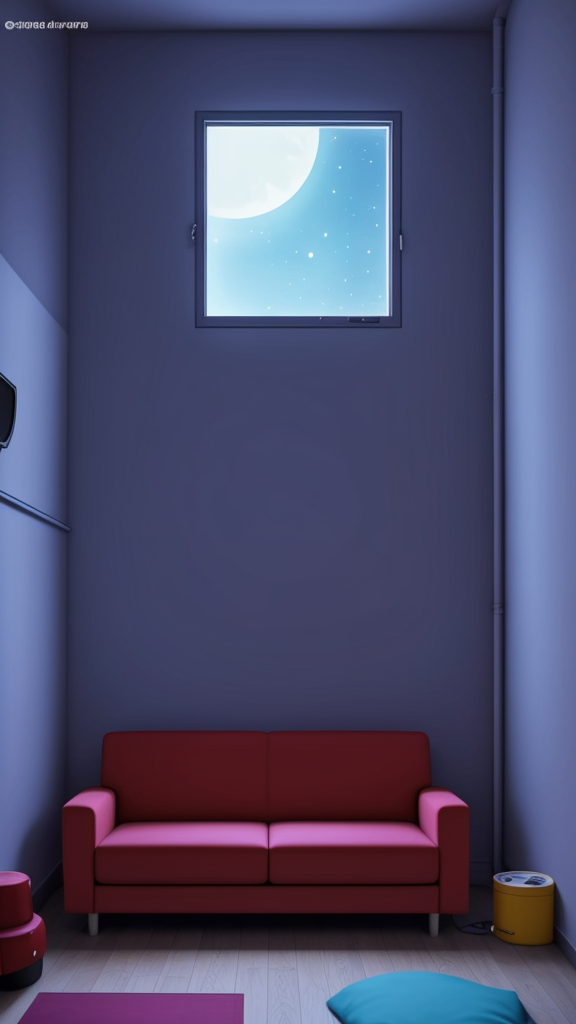
#> input picture assets/sketche/bg_wohnzimmer.png, 576 x 1024 px, found by its file name
$ python titelbild_huang.py
#> lines starting #> are read from the running program, lines starting #| are printed output that depends on the picture
### werkzeuge/storyboard_huang_strich.py
#!/usr/bin/env python3
"""Storyboard „Jensen nach 11 Tagen zurück“ im Strichmännchen-Meme-Stil (wie @cartoonslustig):
gemalte Hintergründe (lokale Bild-KI) + Vektor-Strichfiguren (werkzeuge/strichmann.py). Privater Account, Satire.
Aufruf: python werkzeuge/storyboard_huang_strich.py <ordner mit bg_buero.png, bg_wohnzimmer.png>"""
import os
import sys

from PIL import Image, ImageDraw

HIER = os.path.dirname(os.path.dirname(os.path.abspath(__file__)))
sys.path.insert(0, HIER)
sys.path.insert(0, os.path.join(HIER, "werkzeuge"))
import flat_cartoon as fc  # noqa: E402
import strichmann as sm  # noqa: E402
from bild import font, wrap  # noqa: E402

W, H = 1080, 1920
ORDNER = sys.argv[1] if len(sys.argv) > 1 else "."
HOODIE = {**sm.JENSEN, "oberteil": "hoodie", "farbe": (130, 130, 138)}


# [32 lines left out: functions hg, satire, hud, buero, not called in this run]


def spielbild(name, auftrag, erfuellt=False):
    """Spielszene im Open-World-Look (KI-Bild) mit selbst gezeichnetem HUD: Minikarte, Fahndungssterne, Geld."""
    g = Image.open(os.path.join(ORDNER, name + ".png")).convert("RGB").resize((860, 484), Image.LANCZOS)
    d = ImageDraw.Draw(g)
    d.ellipse([22, 340, 142, 460], fill=(30, 40, 50), outline=(255, 255, 255), width=4)
    for k in range(4):
        d.line([(40 + k * 24, 350), (60 + k * 20, 450)], fill=(90, 110, 130), width=3)
    d.polygon([(82, 392), (74, 412), (90, 412)], fill=(255, 255, 255))
    f = font("h800", 34)
    d.text((838, 20), "$ 1.250.000", font=f, fill=(110, 220, 110), anchor="ra", stroke_width=3, stroke_fill=(0, 0, 0))
    for k in range(5):
        cx, cy, r = 838 - 34 - k * 40, 84, 15
        import math
        pts = [(cx + (r if i % 2 == 0 else r * 0.45) * math.sin(math.radians(i * 36)),
                cy - (r if i % 2 == 0 else r * 0.45) * math.cos(math.radians(i * 36))) for i in range(10)]
        d.polygon(pts, fill=(255, 255, 255) if k < 3 else None, outline=(0, 0, 0), width=2)
    d.text((24, 20), auftrag, font=font("h800", 30), fill=(255, 255, 255), stroke_width=3,
           stroke_fill=(0, 0, 0))
    if erfuellt:
        d.rectangle([0, 170, 860, 300], fill=(0, 0, 0, 0))
        ov = Image.new("RGBA", g.size, (0, 0, 0, 0))
        ImageDraw.Draw(ov).rectangle([0, 172, 860, 300], fill=(0, 0, 0, 150))
        g = Image.alpha_composite(g.convert("RGBA"), ov).convert("RGB")
        d = ImageDraw.Draw(g)
        d.text((430, 180), "AUFTRAG ERFÜLLT", font=font("h800", 64), fill=(255, 196, 40), anchor="ma",
               stroke_width=4, stroke_fill=(0, 0, 0))
        d.text((430, 256), "100 % abgeschlossen", font=font("h800", 32), fill=(255, 255, 255), anchor="ma",
               stroke_width=3, stroke_fill=(0, 0, 0))
    return g


# [71 lines left out: functions sofa, main, not called in this run]


# [2 lines that do not run on import are left out]

### werkzeuge/titelbild_huang.py
#!/usr/bin/env python3
"""Titelbild für das Huang-Meme (privater Account, Satire) in zwei Varianten nebeneinander:
A = Szene im Wohnzimmer mit Inpernell-Kopfband, B = komplett im Inpernell-Stil (Navy/Orange).
Aufruf: python werkzeuge/titelbild_huang.py  ->  vorschau/memes/titelbild_huang.jpg (+ _a.png, _b.png)"""
import os
import sys

from PIL import Image, ImageDraw

HIER = os.path.dirname(os.path.dirname(os.path.abspath(__file__)))
sys.path.insert(0, HIER)
sys.path.insert(0, os.path.join(HIER, "werkzeuge"))
import reel_design as rd  # noqa: E402
import storyboard_huang_strich as sb  # noqa: E402
import strichmann as sm  # noqa: E402
from bild import NAVY, NAVY_HELL, ORANGE, font  # noqa: E402

W, H = 1080, 1920
sb.ORDNER = os.path.join(HIER, "assets", "memes", "huang")
OUT = os.path.join(HIER, "vorschau", "memes")


def ruckel_spiel():
    g = sb.spielbild("spiel_1", "")
    r, gg, bb = g.split()
    g = Image.merge("RGB", (r.transform(g.size, Image.AFFINE, (1, 0, -12, 0, 1, 0)), gg,
                            bb.transform(g.size, Image.AFFINE, (1, 0, 12, 0, 1, 0))))
    for y0 in (120, 260):
        g.paste(g.crop((0, y0, 860, y0 + 30)), (40, y0 + 6))
    d = ImageDraw.Draw(g)
    d.rounded_rectangle([20, 16, 250, 76], radius=12, fill=(0, 0, 0))
    d.text((135, 46), "FPS: 9", font=font("h800", 44), fill=(255, 70, 70), anchor="mm")
    return g


def fernseher(img, y=600):
    d = ImageDraw.Draw(img)
    glow = Image.new("RGBA", (W, H), (0, 0, 0, 0))
    ImageDraw.Draw(glow).rounded_rectangle([60, y - 40, 1020, y + 520], radius=60, fill=(255, 80, 80, 70))
    img.alpha_composite(glow)
    d.rounded_rectangle([88, y, 992, y + 530], radius=16, fill=(16, 16, 20), outline=(5, 5, 8), width=8)
    img.paste(ruckel_spiel(), (110, y + 22))


def kopfband(img, transparent=True):
    """Überschrift im Inpernell-Stil: Navy-Band, Archivo, Schlüsselwort orange."""
    d = ImageDraw.Draw(img)
    ov = Image.new("RGBA", (W, H), (0, 0, 0, 0))
    ImageDraw.Draw(ov).rounded_rectangle([40, 250, W - 40, 560], radius=28,
                                         fill=(*NAVY, 235 if transparent else 255), outline=(*ORANGE, 255), width=6)
    img.alpha_composite(ov)
    d = ImageDraw.Draw(img)
    f = font("h800", 84)
    d.text((W // 2, 300), "Wieso Jensen Huang", font=f, fill=(255, 255, 255), anchor="ma")
    w1 = d.textlength("wirklich ", font=f)
    w2 = d.textlength("zurückkam", font=f)
    x0 = W // 2 - (w1 + w2) / 2
    d.text((x0, 400), "wirklich", font=f, fill=ORANGE)
    d.text((x0 + w1, 400), "zurückkam", font=f, fill=(255, 255, 255))
    d.rounded_rectangle([W - 230, 1500 - 70, W - 60, 1500 - 20], radius=12, fill=(226, 60, 60))
    d.text((W - 145, 1455), "SATIRE", font=font("h800", 28), fill=(255, 255, 255), anchor="mm")


def jensen(img, x=540, fuss=1930):
    sm.figur(img, x, fuss, groesse=1.12, **{**sb.HOODIE}, augen="gross", brauen=(18, 0), mund="zaehne",
             arm_l=(20, -40), arm_r=(20, -40), halt="controller")


def variante_a():
    im = Image.open(os.path.join(sb.ORDNER, "bg_wohnzimmer.png")).convert("RGB")
#> im is the input picture: PIL image 576x1024 RGB; mean R, G, B 76.1, 76.3, 107.5
    hh = int(im.height * 0.62)
#> hh = 634
    bw = int(hh * 9 / 16)
#> bw = 356
    img = im.crop(((im.width - bw) // 2, int(im.height * 0.03), (im.width + bw) // 2, hh)).resize((W, H), Image.LANCZOS)
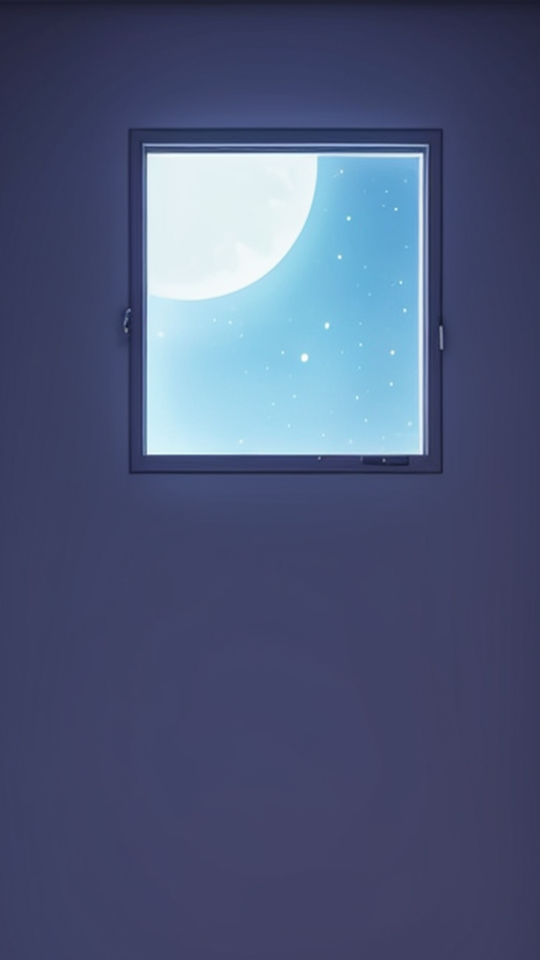
#> img: PIL image 1080x1920 RGB (shown at 1/2 size); mean R, G, B 77.5, 88.4, 121.3
    img = img.convert("RGBA")
#> img: PIL image 1080x1920 RGBA
    fernseher(img, 620)
#> in fernseher, `glow = Image.new("RGBA", (W, H), (0, 0, 0, 0))`: glow: PIL image 1080x1920 RGBA; every value is 0
#> in fernseher, `ImageDraw.Draw(glow).rounded_rectangle([60, y - 40, 1020, y + 520], ra..`:
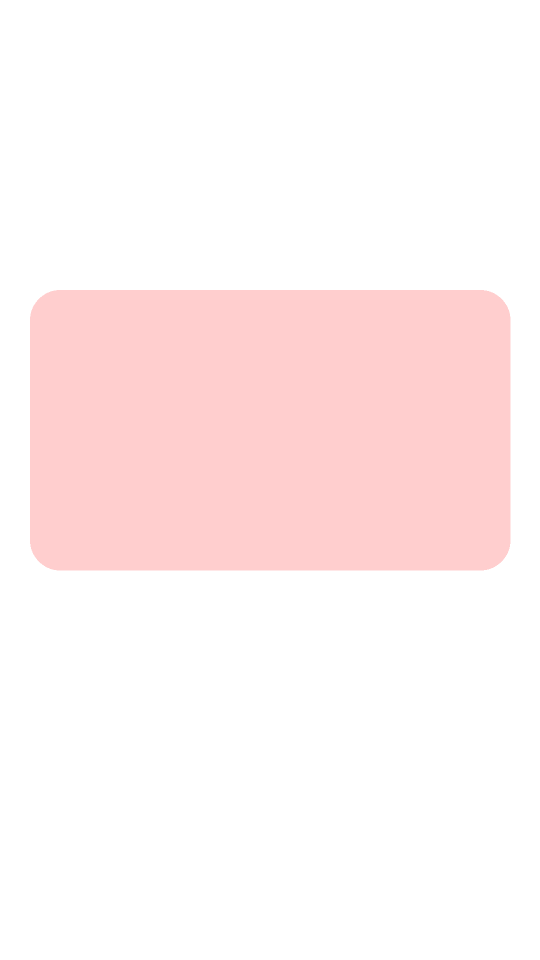
#> glow: PIL image 1080x1920 RGBA (shown at 1/2 size); mean R, G, B, A 65.9, 20.7, 20.7, 18.1; transparent parts drawn white
#> in fernseher, `img.alpha_composite(glow)`:
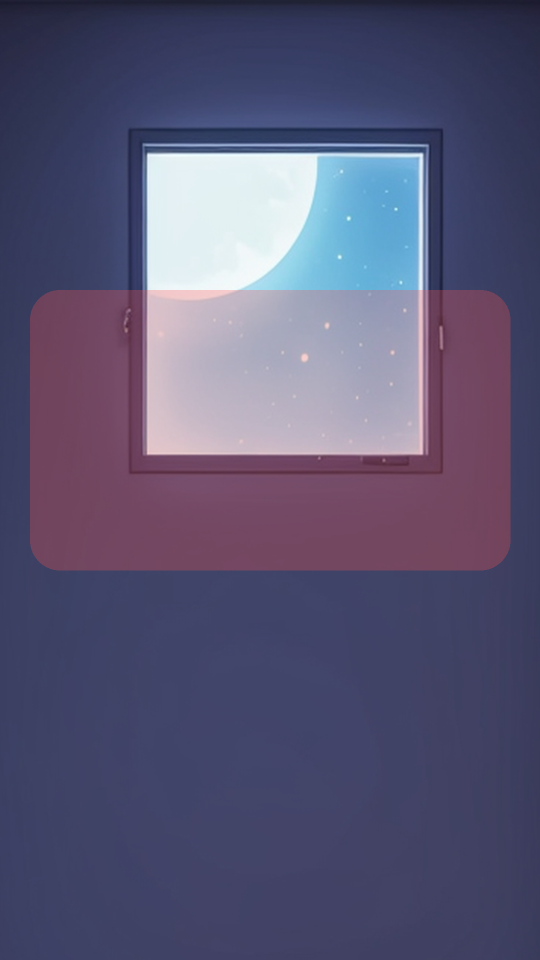
#> img: PIL image 1080x1920 RGBA (shown at 1/2 size); mean R, G, B, A 88.9, 85.9, 116.5, 255
    jensen(img)
    kopfband(img)
    rd.logo_marke(img)
    return img.convert("RGB")


def variante_b():
    img = Image.new("RGBA", (W, H), (*NAVY, 255))
    d = ImageDraw.Draw(img)
    for y in range(H):
        t = y / H
        d.line([(0, y), (W, y)], fill=tuple(int(NAVY_HELL[i] + (NAVY[i] - NAVY_HELL[i]) * t) for i in range(3)))
    for k in range(-H, W, 90):                                          # dezente orange Diagonalen
        d.line([(k, H), (k + H, 0)], fill=(30, 46, 80), width=3)
    fernseher(img, 620)
    jensen(img)
    kopfband(img, transparent=False)
    rd.logo_marke(img)
    return img.convert("RGB")


def main():
    a, b = variante_a(), variante_b()
    a.save(os.path.join(OUT, "titelbild_huang_a.png"))
    b.save(os.path.join(OUT, "titelbild_huang_b.png"))
    blatt = Image.new("RGB", (1200, 1160), (245, 247, 251))
    d = ImageDraw.Draw(blatt)
    for i, (im, name) in enumerate(((a, "A: Szene + Inpernell-Band"), (b, "B: komplett Inpernell-Stil"))):
        x = 40 + i * 580
        blatt.paste(im.resize((540, 960), Image.LANCZOS), (x, 40))
        # Feed-Ausschnitt 3:4 (y 285–1635) als Hilfslinie
        d.rectangle([x, 40 + 285 // 2, x + 540, 40 + 1635 // 2], outline=(237, 109, 5), width=2)
        d.text((x, 1020), name, font=font("h800", 34), fill=(20, 30, 60))
    d.text((40, 1080), "Orange Rahmen = Ausschnitt im Profil-Raster (3:4)", font=font("t400", 26), fill=(90, 100, 120))
    ziel = os.path.join(OUT, "titelbild_huang.jpg")
    blatt.save(ziel, quality=92)
    print(ziel)


if __name__ == "__main__":
#> (the run stopped early here; a loop or call above may not have finished)

$ run again, with assets/sketche/bg_buero.png copied over assets/sketche/bg_wohnzimmer.png
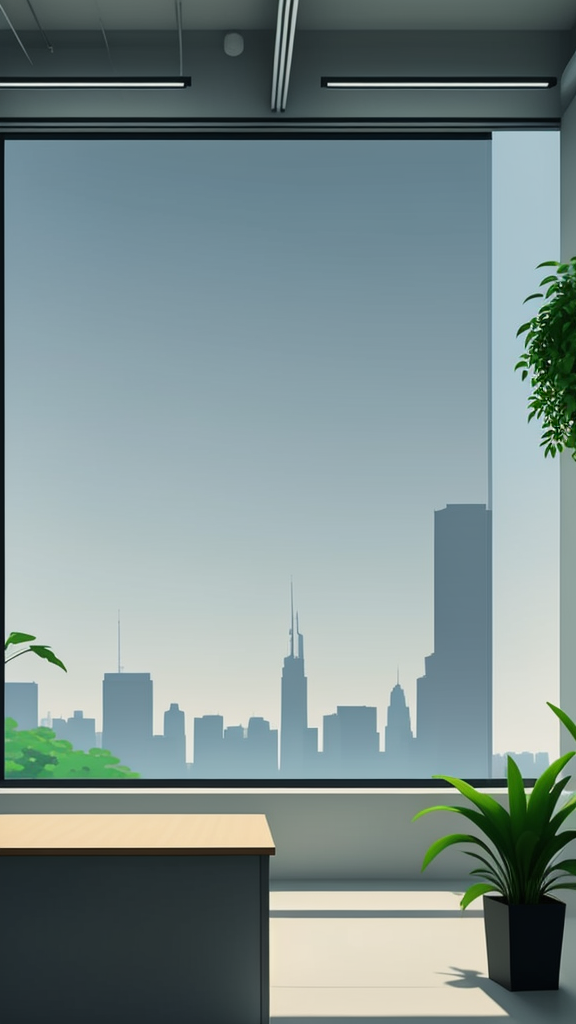
#> input picture assets/sketche/bg_buero.png, 576 x 1024 px, found by its file name
#> in variante_a, im is the input picture: PIL image 576x1024 RGB; mean R, G, B 124.3, 141.4, 141.2
#> in variante_a, `img = im.crop(((im.width - bw) // 2, int(im.height * 0.03), (im.width ..`:
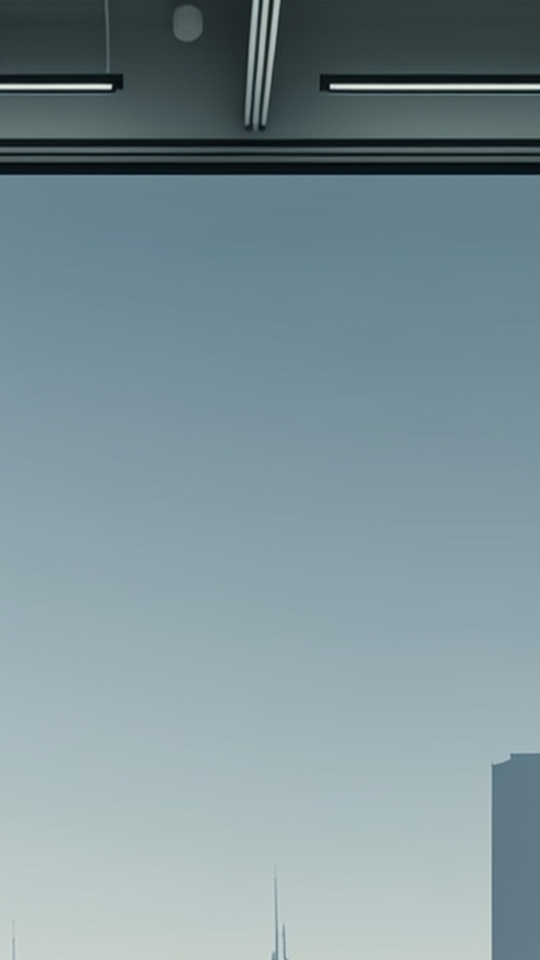
#> img: PIL image 1080x1920 RGB (shown at 1/2 size); mean R, G, B 124.9, 145.8, 152.1
#> in fernseher, `img.alpha_composite(glow)`:
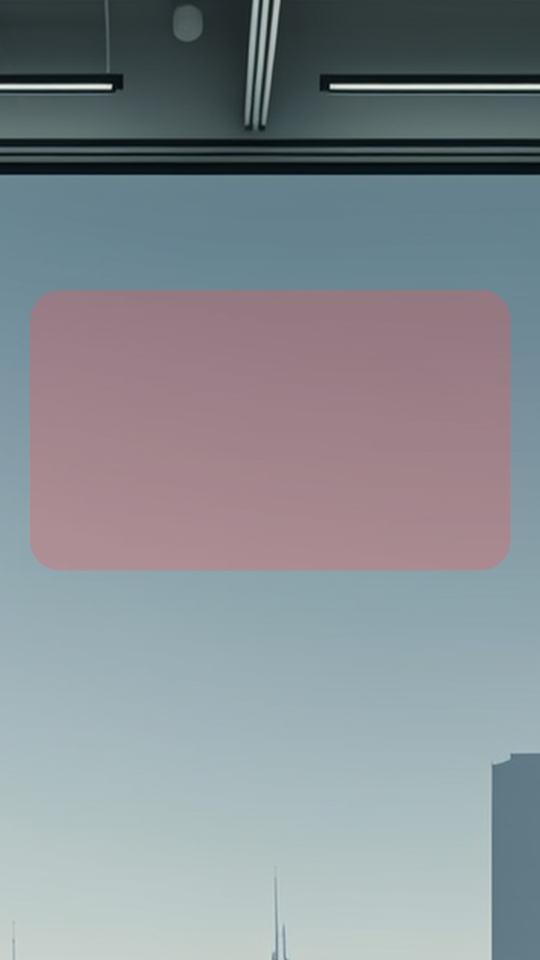
#> img: PIL image 1080x1920 RGBA (shown at 1/2 size); mean R, G, B, A 134.2, 140.8, 146.4, 255

$ run again, with assets/sketche/bg_winter.png copied over assets/sketche/bg_wohnzimmer.png
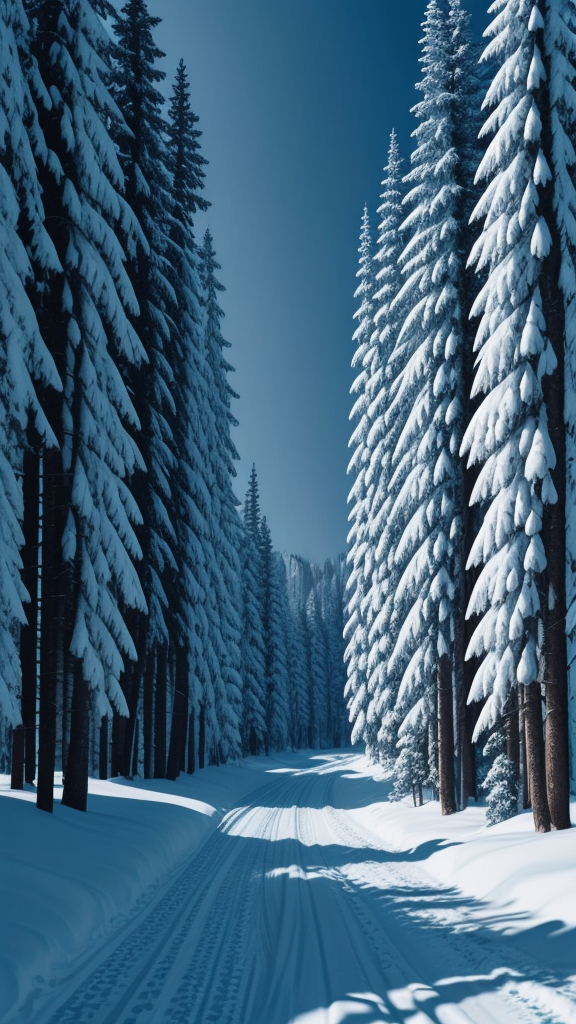
#> input picture assets/sketche/bg_winter.png, 576 x 1024 px, found by its file name
#> in variante_a, im is the input picture: PIL image 576x1024 RGB; mean R, G, B 66, 99.6, 123
#> in variante_a, `img = im.crop(((im.width - bw) // 2, int(im.height * 0.03), (im.width ..`:
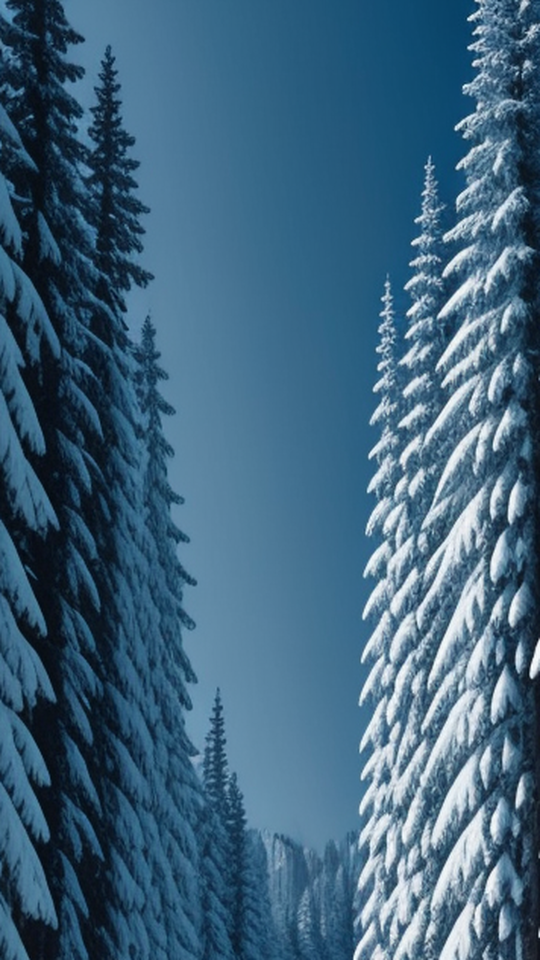
#> img: PIL image 1080x1920 RGB (shown at 1/2 size); mean R, G, B 63.2, 99.7, 125
#> in fernseher, `img.alpha_composite(glow)`:
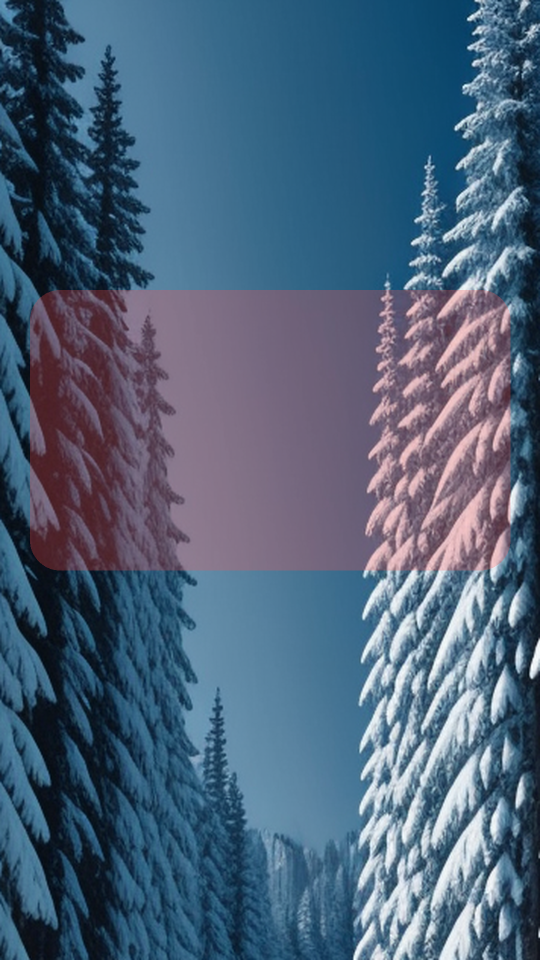
#> img: PIL image 1080x1920 RGBA (shown at 1/2 size); mean R, G, B, A 76.4, 97.8, 121.4, 255
